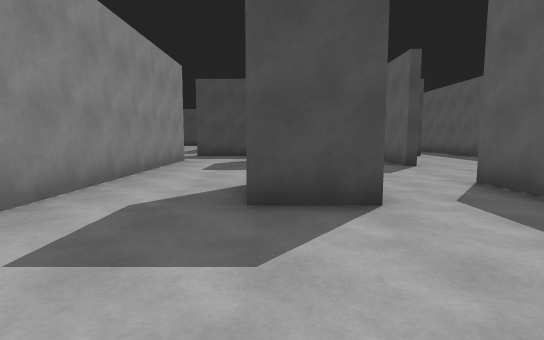
view 1 (above)

24 first-person views from a walk through a Unity game level. The camera is 1.4 m above the floor, tilts 6° down and sees 80° across. The floor is counted in squares, 2 m on a side. Each view is taken from the middle of a square. On the plan, view 1 faces up. The plan holds only what a view shows up to about 10 squares ahead; the rest is blank. The place goes on beyond the plan. The player is left out.

view 2
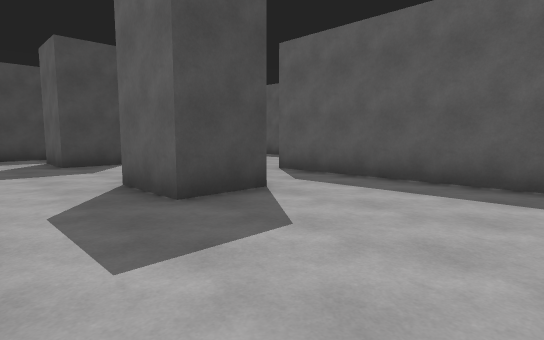

view 3
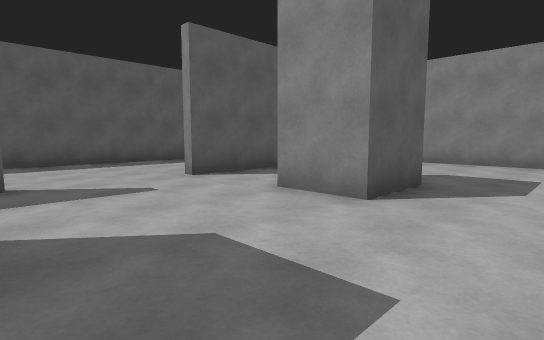

view 4
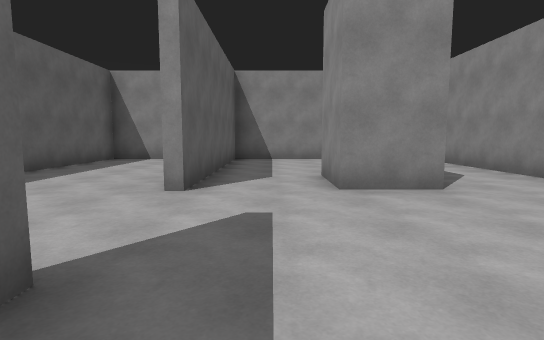

view 5
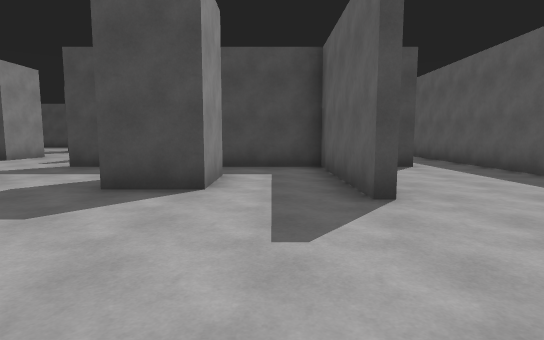

view 6
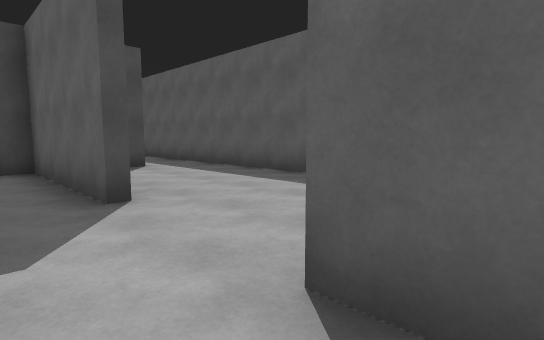

view 7
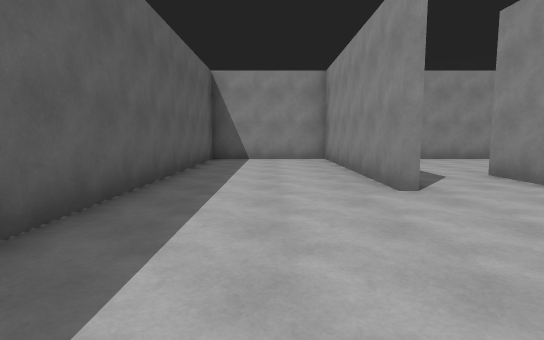

view 8
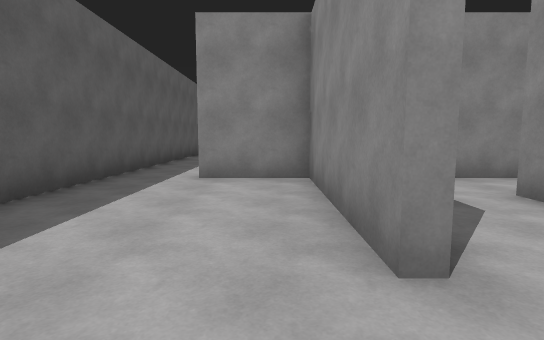

view 9
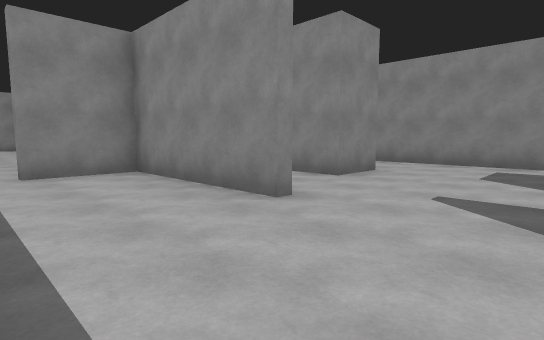

view 10
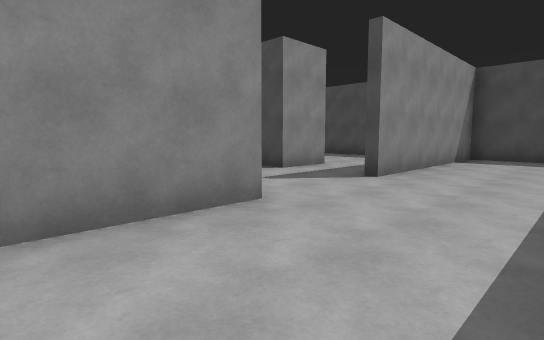

view 11
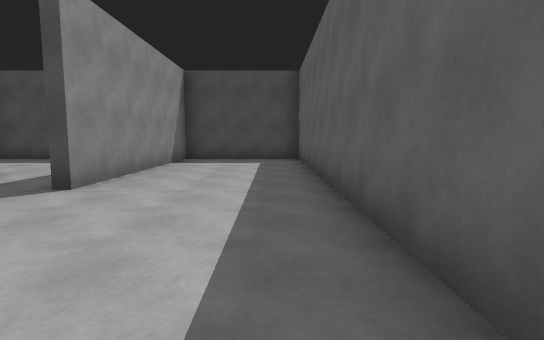

view 12
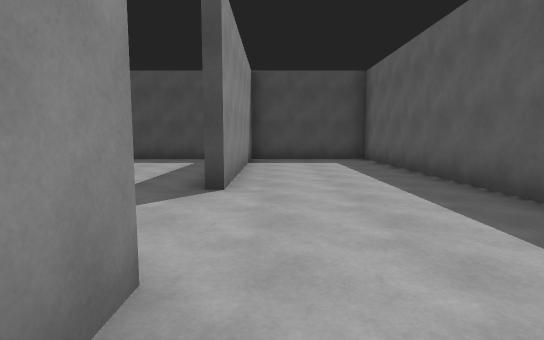

view 13
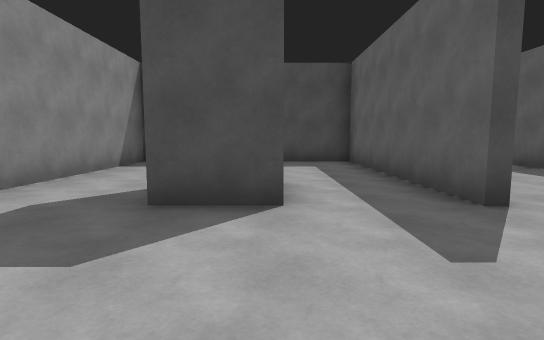

view 14
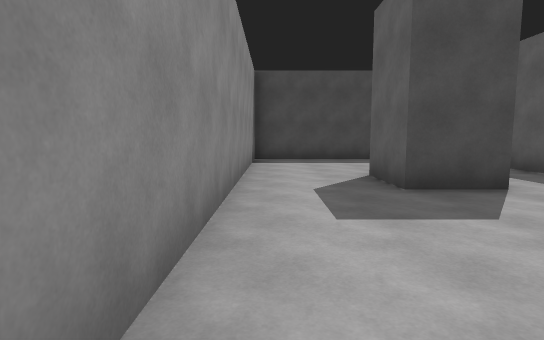

view 15
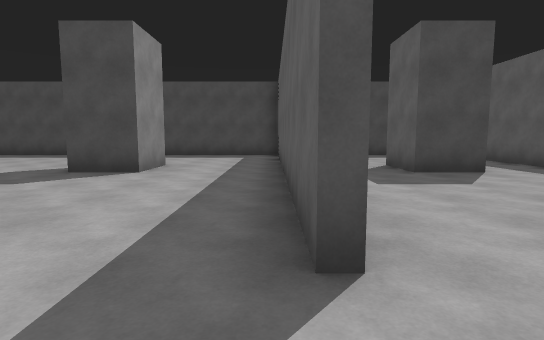

view 16
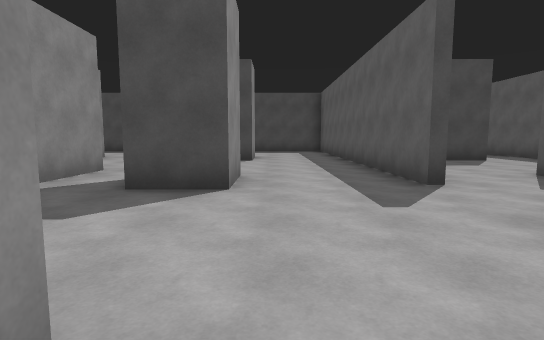

view 17
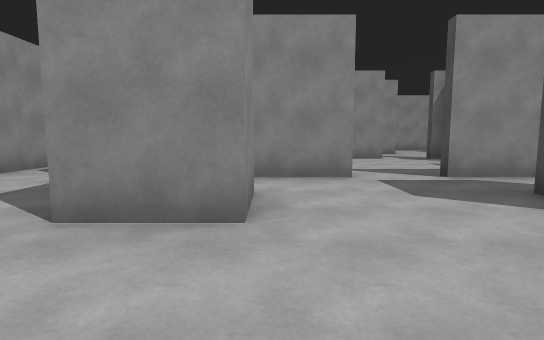

view 18
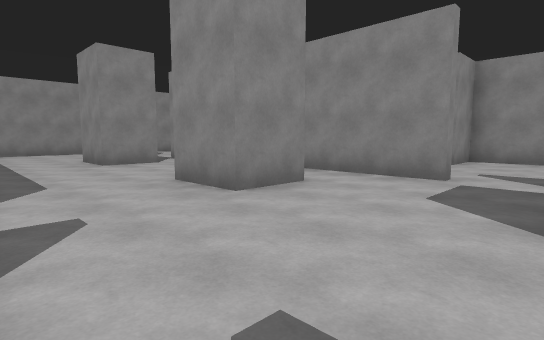

view 19
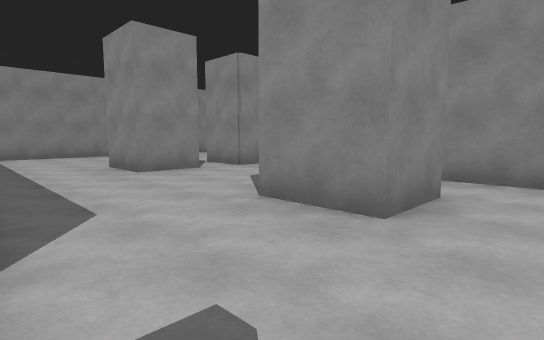

view 20
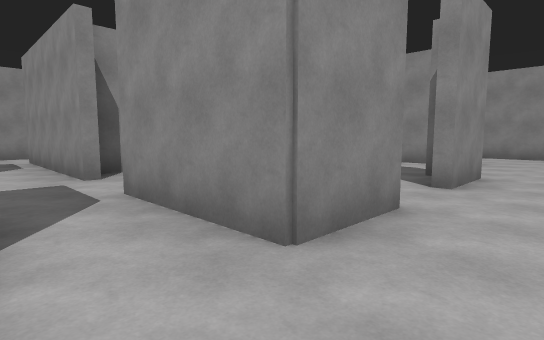

view 21
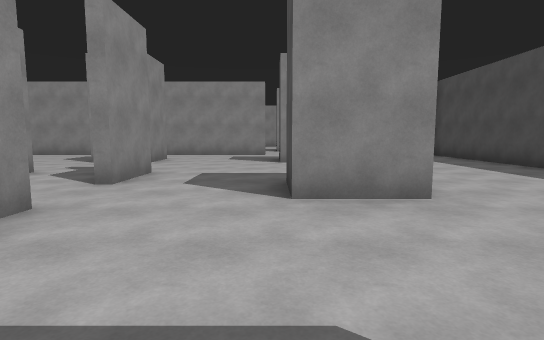

view 22
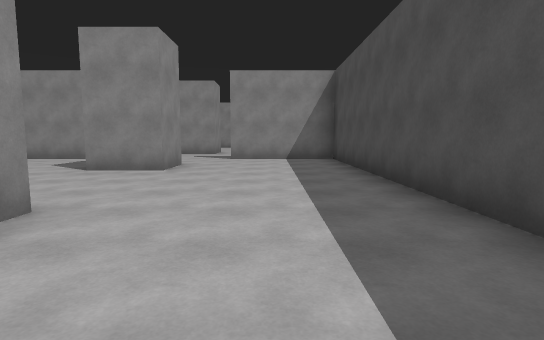

view 23
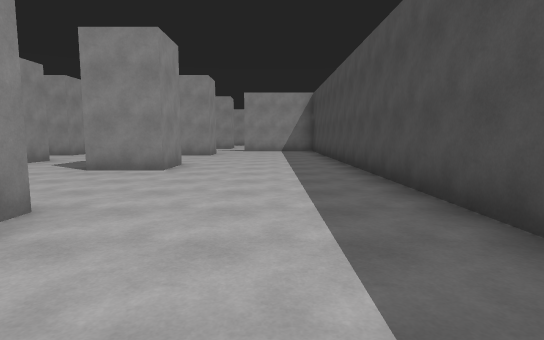

view 24
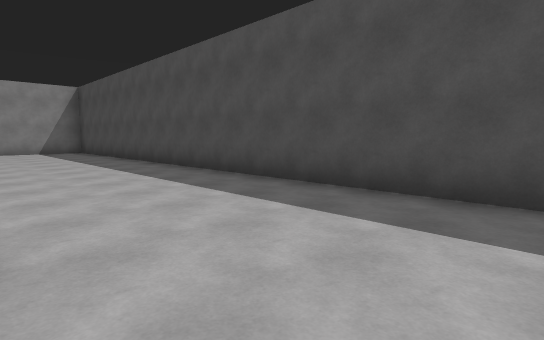

### Floor plan
Points are (right, up) in squares from view 1. A wall is a line through its corners. A room is listed if a view was taken in it or the views show most of it. See-through windows are left out.
Room 1 (views 1, 2, 5, 6)
walls: (1.1, 4.8) (1.1, 3.2) (-0.3, 3.2) (-0.3, 4.8); (-1.8, -0.9) (3.1, -0.9) (3.1, 5); (-2.5, 4.5) (-2.5, 0.5)
ways out: opening at (-1.5, 4) to room 2; opening at (2, 4) to room 2
Room 2 (views 3, 4, 7)
walls: (3.4, 5) (3.4, -0.9) (6.8, -0.9) (6.8, 11.5); (3.1, 7.5) (3.1, 9.4); (-0.3, 4.8) (1.1, 4.8); (1.1, 9.9) (1.1, 8.2) (-0.3, 8.2); (5.2, 11.4) (4.8, 11.4); (-2.5, 8.4) (-2.5, 4.5)
ways out: opening at (-1.5, 4) to room 1; opening at (2, 4) to room 1; opening at (6, 11) to room 3; opening at (-1.5, 9) to room 4; opening at (2, 9) to room 7
Room 3 (views 8, 9, 10, 11, 12, 13)
walls: (3.1, 18.1) (3.1, 19.6); (3.4, 15.5) (3.4, 11.6) (5.2, 11.6); (1.1, 19.9) (1.1, 18.2) (-0.3, 18.2) (-0.3, 19.9); (-0.4, 14.8) (1.1, 14.8) (1.1, 13.1); (-2.5, 19.4) (-2.5, 14.5); (6.8, 11.5) (6.8, 23.9) (3.4, 23.9) (3.4, 18.1)
ways out: opening at (6, 11) to room 2; opening at (-1.5, 14) to room 4; opening at (-1.5, 19) to room 5; opening at (2, 19) to room 5; opening at (2, 14)
Room 4 (views 14, 15, 16, 17, 18, 19, 20, 21, 22, 23, 24)
walls: (-10.1, 15.7) (-8.5, 15.7) (-8.5, 12.9); (-13.2, 15.7) (-11.6, 15.7); (-8.5, 11.4) (-8.5, 6.6); (-9.4, 10.6) (-8.9, 10.6); (-15.6, 14) (-15.6, 13.1); (-12, 19.8) (-10.6, 19.8) (-10.6, 18.2) (-11.8, 18.2); (-5.6, 14.9) (-5.6, 13.2) (-7, 13.2); (-17, 14.8) (-15.5, 14.8); (-7, 19.8) (-6.5, 19.8); (-7, 9.8) (-5.6, 9.8) (-5.6, 8.1); (-5.6, 19.9) (-5.6, 18.2) (-7, 18.2); (-17, 19.8) (-15.6, 19.8) (-15.6, 18.1); (-18.9, 16.4) (-18.9, 14.5); (-2.8, 13.5) (-2.8, 21); (-2.5, 14.5) (-2.5, 13.5); (-2.5, 9.4) (-2.5, 8.4); (-9.4, 4.8) (-8, 4.8) (-8, 3.5); (-7, 4.8) (-5.6, 4.8) (-5.6, 3.1); (-4.2, 23.9) (-18.9, 23.9) (-18.9, 20.8); (-0.1, 11.6) (1, 11.6); (-0.3, 8.2) (-0.3, 9.9); (1.6, 11.4) (-2.6, 11.4)
ways out: opening at (-1.5, 9) to room 2; opening at (-1.5, 14) to room 3; opening at (-13, 14) to room 6; opening at (-11, 15) to room 6; opening at (-9, 12) to room 6; opening at (0.5, 10) to room 7; opening at (-9, 6); opening at (-4.5, 4); opening at (0.5, 12.5); gap at (-7, 4)
Room 5 (no view inside)
walls: (3.1, 19.6) (3.1, 23.9) (-2.5, 23.9) (-2.5, 19.4)
ways out: opening at (-1.5, 19) to room 3; opening at (2, 19) to room 3
Room 6 (no view inside)
walls: (-13, 13.5) (-13, 10.6) (-11.6, 10.6)
ways out: opening at (-13, 14) to room 4; opening at (-11, 15) to room 4; opening at (-9, 12) to room 4
Room 7 (no view inside)
walls: (3.1, 9.4) (3.1, 11.4) (1.6, 11.4)
ways out: opening at (2, 9) to room 2; opening at (0.5, 10) to room 4

Positions as (right, up) in squares from view 1, and headings:
1: (0, 0), facing up
2: (-2, 0), facing up-right
3: (-2, 8), facing down-right
4: (2, 9), facing down
5: (2, 4), facing up
6: (2, 4), facing up-right
7: (5, 9), facing down
8: (4, 17), facing down
9: (6, 18), facing down-left
10: (6, 13), facing up-left
11: (6, 14), facing up
12: (4, 14), facing up
13: (1, 15), facing up
14: (-2, 14), facing up
15: (-3, 12), facing up
16: (-5, 9), facing up
17: (-3, 10), facing left
18: (-3, 13), facing down-left
19: (-3, 11), facing down-left
20: (-7, 17), facing down-left
21: (-7, 18), facing left
22: (-9, 22), facing left
23: (-4, 22), facing left
24: (-4, 20), facing up-left
